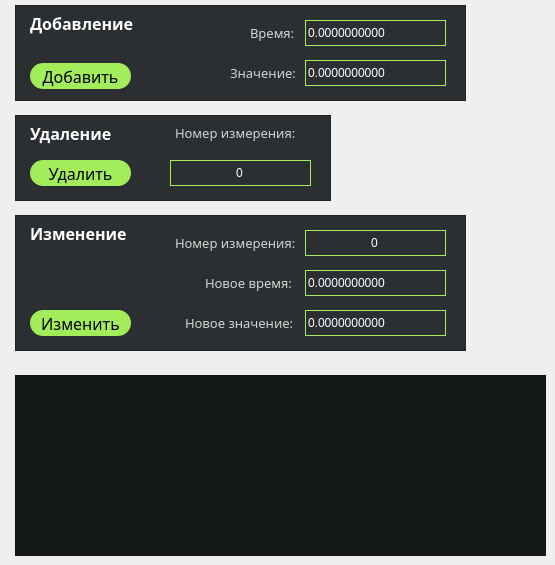
         <widget class="QWidget" name="data">
          <attribute name="title">
           <string/>
          </attribute>
          <widget class="QTextEdit" name="consoleLog">
           <property name="geometry">
            <rect>
             <x>15</x>
             <y>375</y>
             <width>531</width>
             <height>181</height>
            </rect>
           </property>
           <property name="styleSheet">
            <string notr="true">QTextEdit{
background-color: rgb(22, 25, 26);
color: white;
}
QHeaderView::section{
	background-color: transparent;
	border-top: none;
border-right: none;
border-left: none;
	border-bottom: 1px solid rgb(54, 59, 62);
color: rgb(212, 212, 212);
	font: 10pt &quot;Inter V&quot;;
}
QScrollBar:vertical {
	border: none;
    background: transparent;
    width: 14px;
	border-radius: 8px;
 }

/*  HANDLE BAR VERTICAL */
QScrollBar::handle:vertical {	
	background-color: #A3EC5A;
	min-height: 30px;
	border-radius: 7px;
}

QScrollBar::sub-line:vertical {
	border: none;
	background-color: none;
	height: 0px;
}

QScrollBar::add-line:vertical {
	border: none;
	background-color: none;
	height: 0px;
}

QScrollBar::up-arrow:vertical, QScrollBar::down-arrow:vertical {
	background: none;
}
QScrollBar::add-page:vertical, QScrollBar::sub-page:vertical {
	background: none;
}</string>
           </property>
           <property name="verticalScrollBarPolicy">
            <enum>Qt::ScrollBarAsNeeded</enum>
           </property>
           <property name="horizontalScrollBarPolicy">
            <enum>Qt::ScrollBarAlwaysOff</enum>
           </property>
           <property name="undoRedoEnabled">
            <bool>false</bool>
           </property>
           <property name="readOnly">
            <bool>true</bool>
           </property>
          </widget>
          <widget class="QFrame" name="frame_5">
           <property name="geometry">
            <rect>
             <x>15</x>
             <y>5</y>
             <width>451</width>
             <height>96</height>
            </rect>
           </property>
           <property name="styleSheet">
            <string notr="true">background-color: rgb(43, 47, 50);
color: white;</string>
           </property>
           <property name="frameShape">
            <enum>QFrame::StyledPanel</enum>
           </property>
           <property name="frameShadow">
            <enum>QFrame::Raised</enum>
           </property>
           <widget class="QDoubleSpinBox" name="inp_time_add">
            <property name="geometry">
             <rect>
              <x>290</x>
              <y>15</y>
              <width>141</width>
              <height>26</height>
             </rect>
            </property>
            <property name="styleSheet">
             <string notr="true">border: 1px solid rgb(163, 236, 90);
</string>
            </property>
            <property name="wrapping">
             <bool>false</bool>
            </property>
            <property name="buttonSymbols">
             <enum>QAbstractSpinBox::NoButtons</enum>
            </property>
            <property name="keyboardTracking">
             <bool>false</bool>
            </property>
            <property name="decimals">
             <number>10</number>
            </property>
            <property name="minimum">
             <double>-100000.000000000000000</double>
            </property>
            <property name="maximum">
             <double>100000.000000000000000</double>
            </property>
            <property name="singleStep">
             <double>0.001000000000000</double>
            </property>
           </widget>
           <widget class="QLabel" name="label_36">
            <property name="geometry">
             <rect>
              <x>15</x>
              <y>5</y>
              <width>206</width>
              <height>26</height>
             </rect>
            </property>
            <property name="font">
             <font>
              <family>Inter V</family>
              <pointsize>12</pointsize>
              <bold>true</bold>
             </font>
            </property>
            <property name="styleSheet">
             <string notr="true">color: rgb(255, 255, 255);
background-color: transparent;</string>
            </property>
            <property name="text">
             <string>Добавление</string>
            </property>
           </widget>
           <widget class="QDoubleSpinBox" name="inp_num_add">
            <property name="geometry">
             <rect>
              <x>290</x>
              <y>55</y>
              <width>141</width>
              <height>26</height>
             </rect>
            </property>
            <property name="styleSheet">
             <string notr="true">border: 1px solid rgb(163, 236, 90);
</string>
            </property>
            <property name="wrapping">
             <bool>false</bool>
            </property>
            <property name="buttonSymbols">
             <enum>QAbstractSpinBox::NoButtons</enum>
            </property>
            <property name="keyboardTracking">
             <bool>false</bool>
            </property>
            <property name="decimals">
             <number>10</number>
            </property>
            <property name="minimum">
             <double>-100000.000000000000000</double>
            </property>
            <property name="maximum">
             <double>100000.000000000000000</double>
            </property>
            <property name="singleStep">
             <double>0.001000000000000</double>
            </property>
           </widget>
           <widget class="QLabel" name="label_37">
            <property name="geometry">
             <rect>
              <x>235</x>
              <y>15</y>
              <width>46</width>
              <height>26</height>
             </rect>
            </property>
            <property name="font">
             <font>
              <family>Inter V</family>
              <pointsize>10</pointsize>
              <bold>false</bold>
             </font>
            </property>
            <property name="styleSheet">
             <string notr="true">color: rgb(212, 212, 212);
background-color: transparent;</string>
            </property>
            <property name="text">
             <string>Время:</string>
            </property>
           </widget>
           <widget class="QLabel" name="label_38">
            <property name="geometry">
             <rect>
              <x>215</x>
              <y>55</y>
              <width>66</width>
              <height>26</height>
             </rect>
            </property>
            <property name="font">
             <font>
              <family>Inter V</family>
              <pointsize>10</pointsize>
              <bold>false</bold>
             </font>
            </property>
            <property name="styleSheet">
             <string notr="true">color: rgb(212, 212, 212);
background-color: transparent;</string>
            </property>
            <property name="text">
             <string>Значение:</string>
            </property>
           </widget>
           <widget class="QPushButton" name="addData">
            <property name="geometry">
             <rect>
              <x>15</x>
              <y>58</y>
              <width>101</width>
              <height>26</height>
             </rect>
            </property>
            <property name="font">
             <font>
              <family>Inter V</family>
              <pointsize>12</pointsize>
             </font>
            </property>
            <property name="styleSheet">
             <string notr="true">QPushButton{
background-color: rgb(163, 236, 90);
color: black;
border-radius: 13px;
}
QPushButton:hover{
background-color: rgba(163, 236, 90, 150);
}</string>
            </property>
            <property name="text">
             <string>Добавить</string>
            </property>
           </widget>
          </widget>
          <widget class="QFrame" name="frame_11">
           <property name="geometry">
            <rect>
             <x>15</x>
             <y>215</y>
             <width>451</width>
             <height>136</height>
            </rect>
           </property>
           <property name="styleSheet">
            <string notr="true">background-color: rgb(43, 47, 50);
color: white;</string>
           </property>
           <property name="frameShape">
            <enum>QFrame::StyledPanel</enum>
           </property>
           <property name="frameShadow">
            <enum>QFrame::Raised</enum>
           </property>
           <widget class="QDoubleSpinBox" name="inp_time_put">
            <property name="geometry">
             <rect>
              <x>290</x>
              <y>55</y>
              <width>141</width>
              <height>26</height>
             </rect>
            </property>
            <property name="styleSheet">
             <string notr="true">border: 1px solid rgb(163, 236, 90);
</string>
            </property>
            <property name="wrapping">
             <bool>false</bool>
            </property>
            <property name="buttonSymbols">
             <enum>QAbstractSpinBox::NoButtons</enum>
            </property>
            <property name="keyboardTracking">
             <bool>false</bool>
            </property>
            <property name="decimals">
             <number>10</number>
            </property>
            <property name="minimum">
             <double>-100000.000000000000000</double>
            </property>
            <property name="maximum">
             <double>100000.000000000000000</double>
            </property>
            <property name="singleStep">
             <double>0.001000000000000</double>
            </property>
           </widget>
           <widget class="QLabel" name="label_41">
            <property name="geometry">
             <rect>
              <x>15</x>
              <y>5</y>
              <width>206</width>
              <height>26</height>
             </rect>
            </property>
            <property name="font">
             <font>
              <family>Inter V</family>
              <pointsize>12</pointsize>
              <bold>true</bold>
             </font>
            </property>
            <property name="styleSheet">
             <string notr="true">color: rgb(255, 255, 255);
background-color: transparent;</string>
            </property>
            <property name="text">
             <string>Изменение</string>
            </property>
           </widget>
           <widget class="QDoubleSpinBox" name="inp_num_put">
            <property name="geometry">
             <rect>
              <x>290</x>
              <y>95</y>
              <width>141</width>
              <height>26</height>
             </rect>
            </property>
            <property name="styleSheet">
             <string notr="true">border: 1px solid rgb(163, 236, 90);
</string>
            </property>
            <property name="wrapping">
             <bool>false</bool>
            </property>
            <property name="buttonSymbols">
             <enum>QAbstractSpinBox::NoButtons</enum>
            </property>
            <property name="keyboardTracking">
             <bool>false</bool>
            </property>
            <property name="decimals">
             <number>10</number>
            </property>
            <property name="minimum">
             <double>-100000.000000000000000</double>
            </property>
            <property name="maximum">
             <double>100000.000000000000000</double>
            </property>
            <property name="singleStep">
             <double>0.001000000000000</double>
            </property>
           </widget>
           <widget class="QLabel" name="label_42">
            <property name="geometry">
             <rect>
              <x>190</x>
              <y>55</y>
              <width>91</width>
              <height>26</height>
             </rect>
            </property>
            <property name="font">
             <font>
              <family>Inter V</family>
              <pointsize>10</pointsize>
              <bold>false</bold>
             </font>
            </property>
            <property name="styleSheet">
             <string notr="true">color: rgb(212, 212, 212);
background-color: transparent;</string>
            </property>
            <property name="text">
             <string>Новое время:</string>
            </property>
           </widget>
           <widget class="QLabel" name="label_43">
            <property name="geometry">
             <rect>
              <x>170</x>
              <y>95</y>
              <width>111</width>
              <height>26</height>
             </rect>
            </property>
            <property name="font">
             <font>
              <family>Inter V</family>
              <pointsize>10</pointsize>
              <bold>false</bold>
             </font>
            </property>
            <property name="styleSheet">
             <string notr="true">color: rgb(212, 212, 212);
background-color: transparent;</string>
            </property>
            <property name="text">
             <string>Новое значение:</string>
            </property>
           </widget>
           <widget class="QPushButton" name="putData">
            <property name="geometry">
             <rect>
              <x>15</x>
              <y>95</y>
              <width>101</width>
              <height>26</height>
             </rect>
            </property>
            <property name="font">
             <font>
              <family>Inter V</family>
              <pointsize>12</pointsize>
             </font>
            </property>
            <property name="styleSheet">
             <string notr="true">QPushButton{
background-color: rgb(163, 236, 90);
color: black;
border-radius: 13px;
}
QPushButton:hover{
background-color: rgba(163, 236, 90, 150);
}</string>
            </property>
            <property name="text">
             <string>Изменить</string>
            </property>
           </widget>
           <widget class="QDoubleSpinBox" name="inp_id_put">
            <property name="geometry">
             <rect>
              <x>290</x>
              <y>15</y>
              <width>141</width>
              <height>26</height>
             </rect>
            </property>
            <property name="styleSheet">
             <string notr="true">border: 1px solid rgb(163, 236, 90);
</string>
            </property>
            <property name="wrapping">
             <bool>false</bool>
            </property>
            <property name="alignment">
             <set>Qt::AlignCenter</set>
            </property>
            <property name="buttonSymbols">
             <enum>QAbstractSpinBox::NoButtons</enum>
            </property>
            <property name="keyboardTracking">
             <bool>false</bool>
            </property>
            <property name="decimals">
             <number>0</number>
            </property>
            <property name="minimum">
             <double>0.000000000000000</double>
            </property>
            <property name="maximum">
             <double>100000.000000000000000</double>
            </property>
            <property name="singleStep">
             <double>1.000000000000000</double>
            </property>
           </widget>
           <widget class="QLabel" name="label_44">
            <property name="geometry">
             <rect>
              <x>160</x>
              <y>15</y>
              <width>121</width>
              <height>26</height>
             </rect>
            </property>
            <property name="font">
             <font>
              <family>Inter V</family>
              <pointsize>10</pointsize>
              <bold>false</bold>
             </font>
            </property>
            <property name="styleSheet">
             <string notr="true">color: rgb(212, 212, 212);
background-color: transparent;</string>
            </property>
            <property name="text">
             <string>Номер измерения:</string>
            </property>
           </widget>
          </widget>
          <widget class="QFrame" name="frame_9">
           <property name="geometry">
            <rect>
             <x>15</x>
             <y>115</y>
             <width>316</width>
             <height>86</height>
            </rect>
           </property>
           <property name="styleSheet">
            <string notr="true">background-color: rgb(43, 47, 50);
color: white;</string>
           </property>
           <property name="frameShape">
            <enum>QFrame::StyledPanel</enum>
           </property>
           <property name="frameShadow">
            <enum>QFrame::Raised</enum>
           </property>
           <widget class="QDoubleSpinBox" name="inp_id_del">
            <property name="geometry">
             <rect>
              <x>155</x>
              <y>45</y>
              <width>141</width>
              <height>26</height>
             </rect>
            </property>
            <property name="styleSheet">
             <string notr="true">border: 1px solid rgb(163, 236, 90);
</string>
            </property>
            <property name="wrapping">
             <bool>false</bool>
            </property>
            <property name="frame">
             <bool>true</bool>
            </property>
            <property name="alignment">
             <set>Qt::AlignCenter</set>
            </property>
            <property name="buttonSymbols">
             <enum>QAbstractSpinBox::NoButtons</enum>
            </property>
            <property name="keyboardTracking">
             <bool>false</bool>
            </property>
            <property name="showGroupSeparator" stdset="0">
             <bool>false</bool>
            </property>
            <property name="decimals">
             <number>0</number>
            </property>
            <property name="minimum">
             <double>0.000000000000000</double>
            </property>
            <property name="maximum">
             <double>100000.000000000000000</double>
            </property>
            <property name="singleStep">
             <double>1.000000000000000</double>
            </property>
           </widget>
           <widget class="QLabel" name="label_39">
            <property name="geometry">
             <rect>
              <x>15</x>
              <y>5</y>
              <width>206</width>
              <height>26</height>
             </rect>
            </property>
            <property name="font">
             <font>
              <family>Inter V</family>
              <pointsize>12</pointsize>
              <bold>true</bold>
             </font>
            </property>
            <property name="styleSheet">
             <string notr="true">color: rgb(255, 255, 255);
background-color: transparent;</string>
            </property>
            <property name="text">
             <string>Удаление</string>
            </property>
           </widget>
           <widget class="QLabel" name="label_40">
            <property name="geometry">
             <rect>
              <x>160</x>
              <y>5</y>
              <width>121</width>
              <height>26</height>
             </rect>
            </property>
            <property name="font">
             <font>
              <family>Inter V</family>
              <pointsize>10</pointsize>
              <bold>false</bold>
             </font>
            </property>
            <property name="styleSheet">
             <string notr="true">color: rgb(212, 212, 212);
background-color: transparent;</string>
            </property>
            <property name="text">
             <string>Номер измерения:</string>
            </property>
           </widget>
           <widget class="QPushButton" name="deleteData">
            <property name="geometry">
             <rect>
              <x>15</x>
              <y>45</y>
              <width>101</width>
              <height>26</height>
             </rect>
            </property>
            <property name="font">
             <font>
              <family>Inter V</family>
              <pointsize>12</pointsize>
             </font>
            </property>
            <property name="styleSheet">
             <string notr="true">QPushButton{
background-color: rgb(163, 236, 90);
color: black;
border-radius: 13px;
}
QPushButton:hover{
background-color: rgba(163, 236, 90, 150);
}</string>
            </property>
            <property name="text">
             <string>Удалить</string>
            </property>
           </widget>
          </widget>
         </widget>
